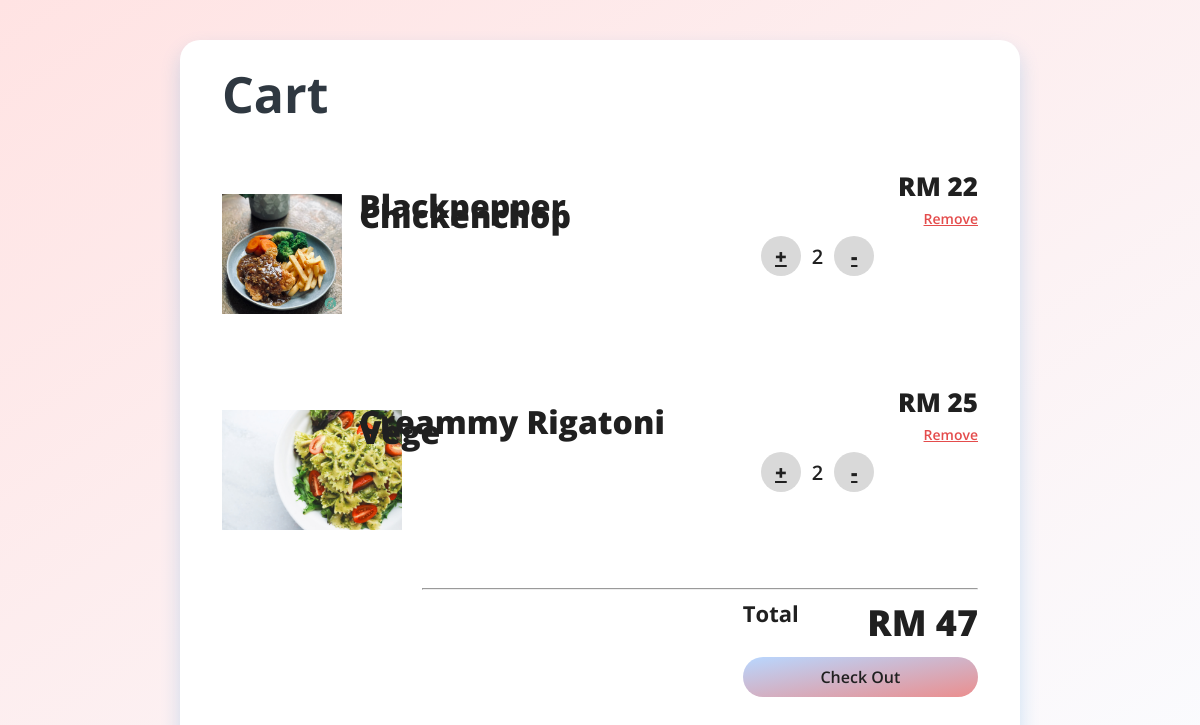
/cart.php (signed in), run on an earlier commit of the app's database.
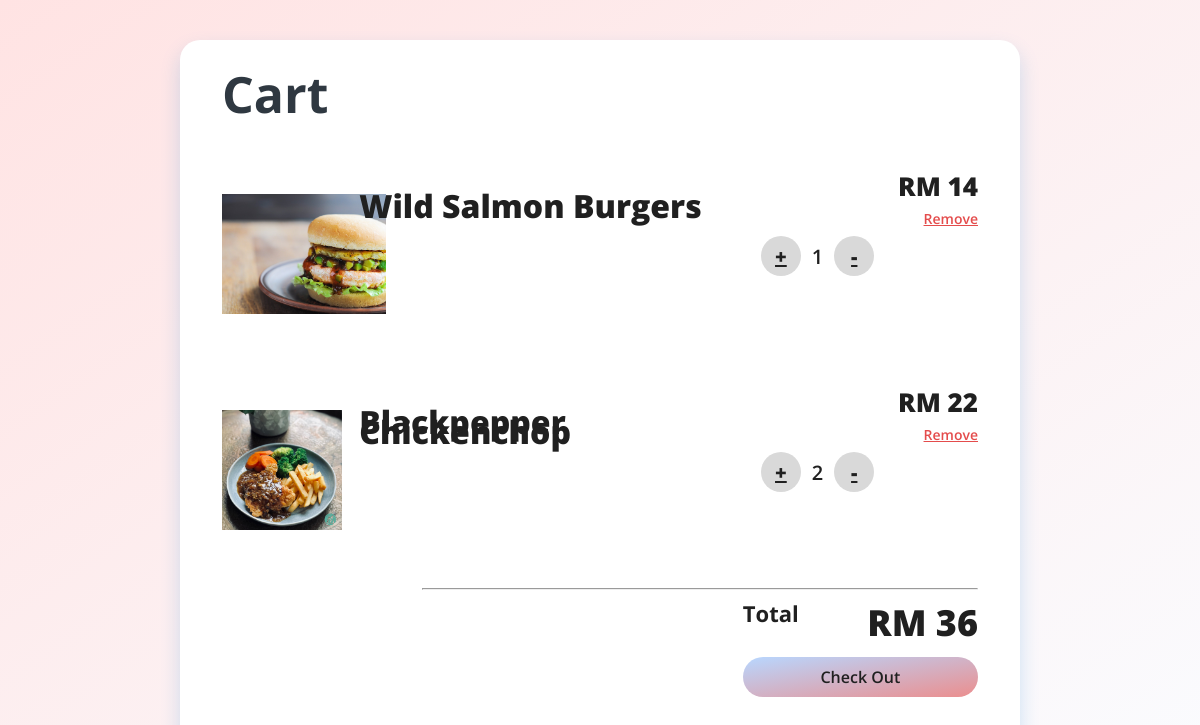
And on a later commit of the database.
### tables this page shows
CREATE TABLE `cart` (
  `cart_id` int(4) NOT NULL,
  `cart_qty` int(4) NOT NULL,
  `subtotal` int(5) NOT NULL,
  `food_id` int(4) NOT NULL,
  `userid` int(5) UNSIGNED NOT NULL
);

CREATE TABLE `food` (
  `food_id` int(4) UNSIGNED NOT NULL,
  `food_code` varchar(100) NOT NULL,
  `food_name` varchar(100) NOT NULL,
  `food_price` float NOT NULL,
  `food_description` text NOT NULL,
  `food_image` varchar(255) NOT NULL,
  `food_stock` int(4) NOT NULL,
  `food_status` varchar(100) NOT NULL,
  `admin_id` int(4) UNSIGNED NOT NULL,
  `cate_id` int(4) UNSIGNED NOT NULL,
  `active` varchar(10) NOT NULL
);

### cart.php (the view, shortened to what this page needs)
<?php
	require_once('./php/dbconnect.php');
?>
<!DOCTYPE html>
<html>
<head>
	<link rel="stylesheet" type="text/css" href="">
</head>
<body>
   <div class="CartContainer">
   	   <div class="Header">
   	   	<h3 class="Heading">Cart</h3>
   	   </div>
	<?php
		if (isset($_SESSION['logged']) && $_SESSION['logged'] == 1) {
            $userid = $_SESSION['id'];
        }
		$sql = "SELECT * FROM `cart` , food WHERE cart.food_id = food.food_id AND userid = $userid";
		$result = mysqli_query($con, $sql);
		$total = 0;
		while ($row = mysqli_fetch_assoc($result)) {
			$subtotal = $row['food_price'] * $row['cart_qty'];
			$total += $subtotal;
			echo '<div class="Cart-Items">
			<div class="image-box">
				<img src="Food/'.$row["food_image"].'" style={{ height="120px" }} />
			</div>
			<div class="about">
				<h4 class="title">'.$row["food_name"].'</h4>
			</div>
			<div class="counter">
				<div class="btn"><span onclick="increment_quantity('.$row["cart_id"].')"><u>+</u></span></div>
				<div class="count">'.$row["cart_qty"].'</div>
				<div class="btn"><span onclick="decrement_quantity('.$row["cart_id"].')"><u>-</u></span></div>
			</div>
			<div class="prices">
				<form method="POST">
				<div class="amount" name="subtotal">RM '.$subtotal.'</div>
				</form>
				<div class="remove"><span onclick="remove('.$row["cart_id"].')"><u>Remove</u></span></div>
			</div>
	  		</div>';
		}
		echo '<hr>
			  <div class="checkout">
			  <div class="total">
				  <div>
					  <div class="Subtotal">Total</div>
				  </div>
				  <form method="POST">
				  <div class="total-amount" name="total">RM '.$total.'</div>
				  </form>
			  </div>';
	?>
		<button class="button" name="btn-submit" onclick="btn()">Check Out</button>
   </div>
</body>
</html>

What changed in the data, as far as the page shows it:
removed cart: food.food_image (picture), food.food_name "Creammy Rigatoni Vege", cart_qty "2", subtotal "25"
added cart: food.food_image (picture), food.food_name "Wild Salmon Burgers", cart_qty "1", food.food_price "14"
Also different on the page:
$total: "47" → "36"
